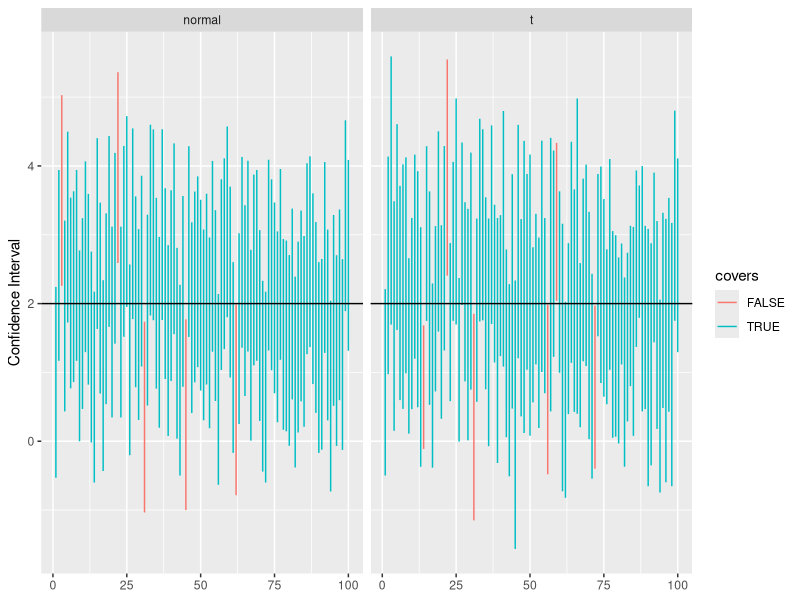
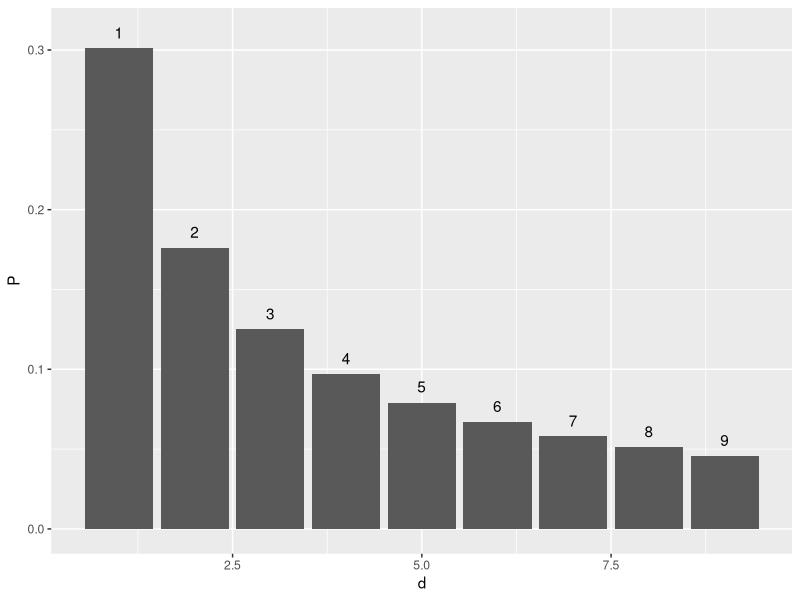
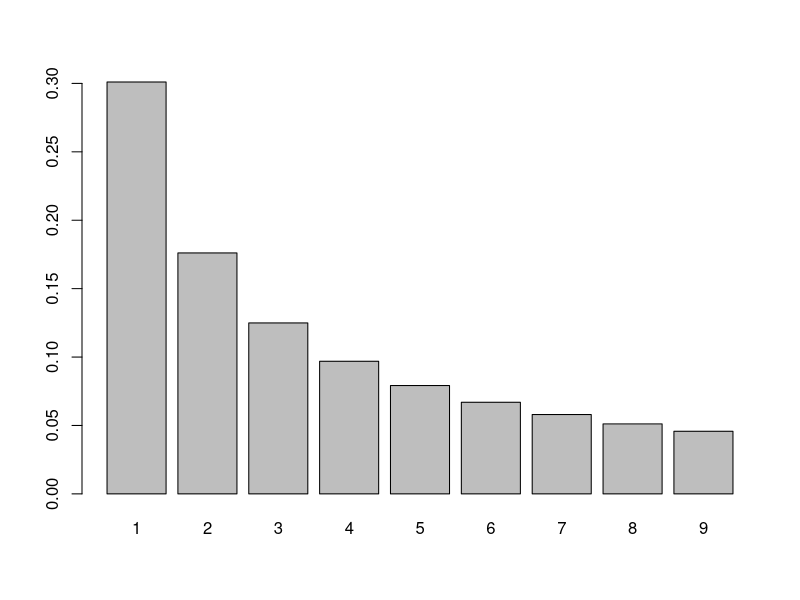
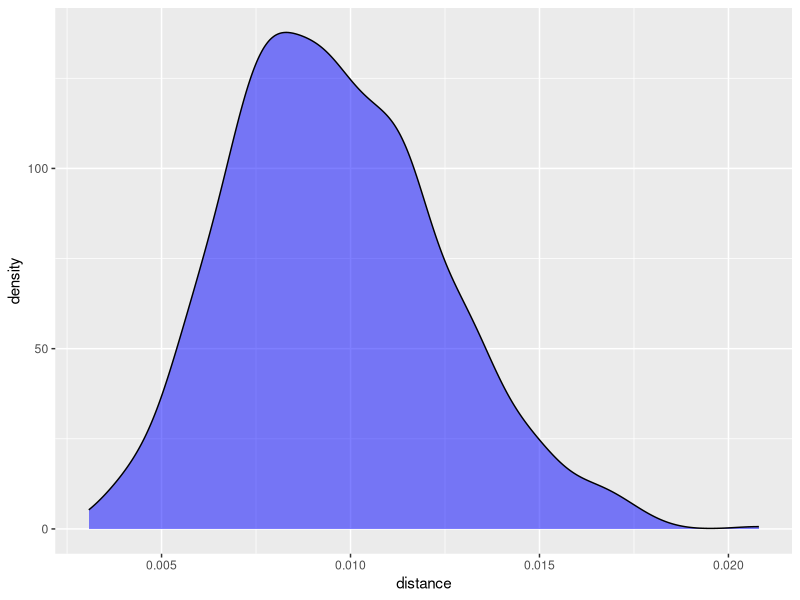
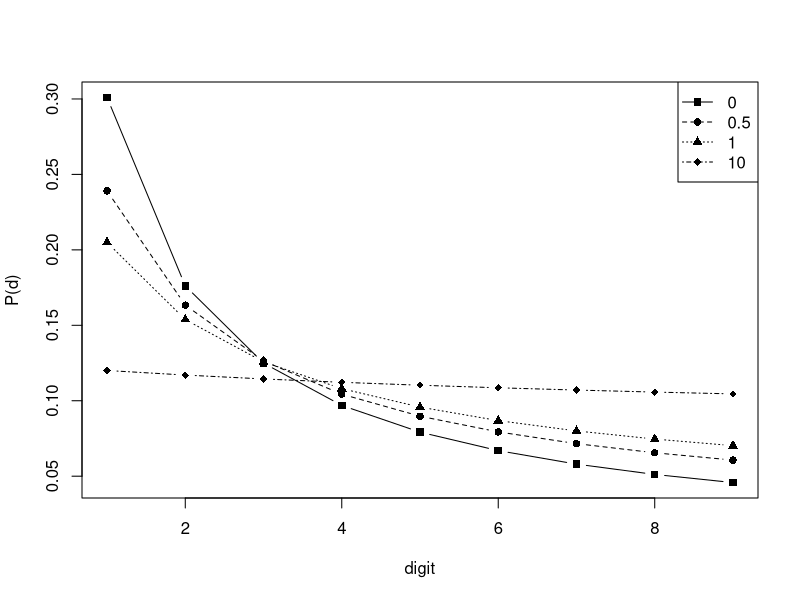
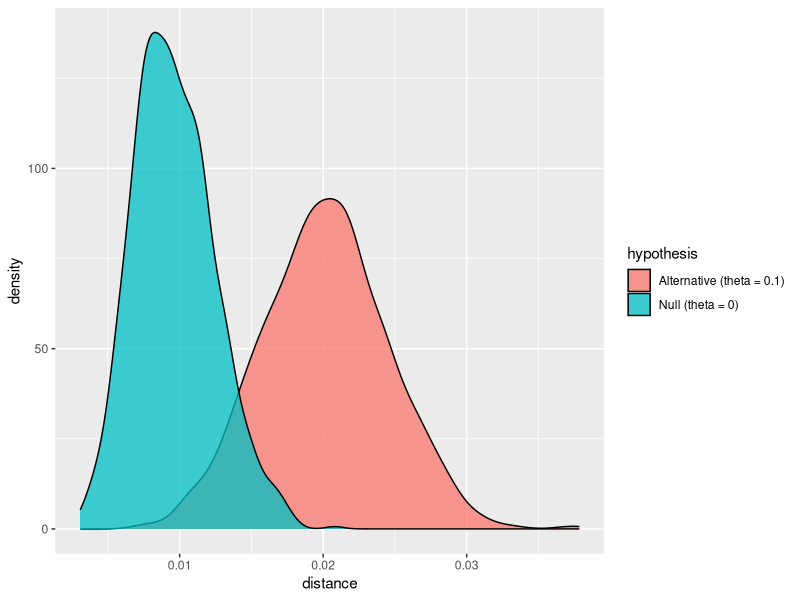
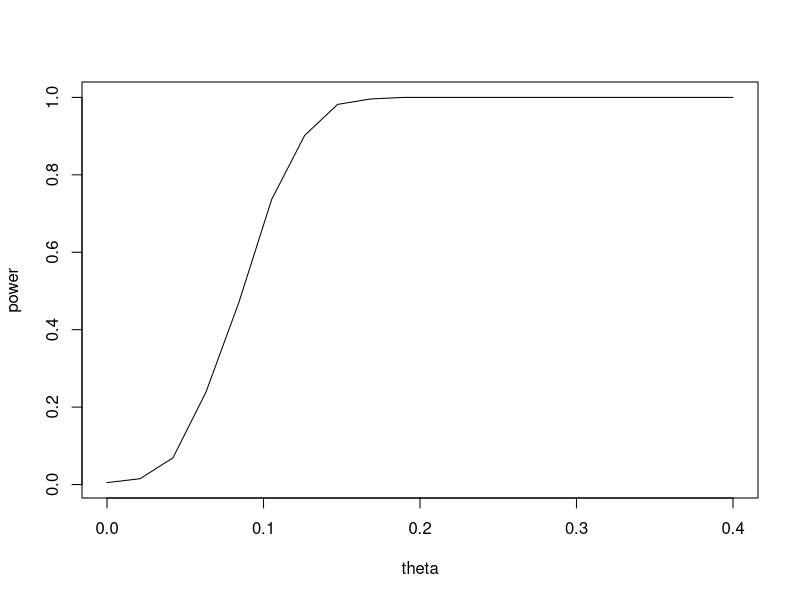

Write the R code that produced these figures, in order.
### R code from vignette source '/Users/mark/Documents/Professional/Teaching/sjtu/stats406-summer2021/lectures/week04/week04_monte_carlo_inference_continued/lecture-core.Rnw'

###################################################
### code chunk number 1: lecture-core.Rnw:52-56
###################################################
options(width = 60, digits = 4)
set.seed(49482)
library(tidyverse)
library(ggplot2)


###################################################
### code chunk number 2: lecture-core.Rnw:178-182
###################################################
alpha <- 0.05 ; k <- 10000 ; n <- 20
mu <- 2 # unknown truth
sigma2 <- 10 ; sigma <- sqrt(sigma2) # known variance
samples_norm <- rerun(k, rnorm(n, mean = mu, sd = sigma))


###################################################
### code chunk number 3: lecture-core.Rnw:185-188
###################################################
const_norm <- qnorm(1 - alpha/2) * (sigma / sqrt(n))
cis_norm <- map(samples_norm,
                ~ mean(.x) + c(-1, 1) * const_norm)


###################################################
### code chunk number 4: lecture-core.Rnw:191-194
###################################################
const_t <- qt(1 - alpha/2, df = n - 1) / sqrt(n)
cis_t <- map(samples_norm,
~ mean(.x) + c(-1, 1) * const_t * sd(.x))


###################################################
### code chunk number 5: lecture-core.Rnw:200-202
###################################################
map_dbl(cis_norm, ~ .x[1] <= mu && mu <= .x[2]) %>% mean
map_dbl(cis_t, ~ .x[1] <= mu && mu <= .x[2]) %>% mean


###################################################
### code chunk number 6: lecture-core.Rnw:207-209
###################################################
map_dbl(cis_norm, ~ .x[2] - .x[1]) %>% mean
map_dbl(cis_t, ~ .x[2] - .x[1]) %>% mean


###################################################
### code chunk number 7: lecture-core.Rnw:214-235
###################################################
cis_norm_100 <- cis_norm[1:100]
cis_t_100 <- cis_t[1:100]
cis_norm_100_covers <- map_lgl(cis_norm_100, ~ .x[1] <= mu && mu <= .x[2])
cis_t_100_covers <- map_lgl(cis_t_100, ~ .x[1] <= mu && mu <= .x[2])

df1 <- data.frame(low = map_dbl(cis_norm_100, ~ .x[1]),
                  high = map_dbl(cis_norm_100, ~ .x[2]),
                  order = 1:100,
                  type = "normal",
                  covers = cis_norm_100_covers)
df2 <- data.frame(low = map_dbl(cis_t_100, ~ .x[1]),
                  high = map_dbl(cis_t_100, ~ .x[2]),
                  order = 1:100,
                  type = "t",
                  covers = cis_t_100_covers)

df <- rbind(df1, df2)

ggplot(df, aes(x = order, color = covers)) + geom_segment(aes(y = low, yend = high, xend = order)) +
    geom_abline(intercept = mu, slope = 0) + facet_wrap(~ type) + labs(x = NULL, y = "Confidence Interval")



###################################################
### code chunk number 8: lecture-core.Rnw:266-270
###################################################
n <- 10000
x <- rcauchy(n)
y <- x > 1
ybar <- mean(y)


###################################################
### code chunk number 9: lecture-core.Rnw:273-274
###################################################
(norm_ci <- ybar + c(-1,1) * qnorm(0.975) * sqrt(ybar * (1 - ybar) / n))


###################################################
### code chunk number 10: lecture-core.Rnw:294-295
###################################################
theta_0 <- seq(0, 1, length.out = 1000)


###################################################
### code chunk number 11: lecture-core.Rnw:299-302
###################################################
a0 <- qbinom(0.025, size = n, prob = theta_0)
b0 <- qbinom(0.025, size = n, prob = theta_0,
             lower.tail = FALSE) - 1


###################################################
### code chunk number 12: lecture-core.Rnw:308-310
###################################################
w <- sum(y)
range(theta_0[a0 < w & w < b0])


###################################################
### code chunk number 13: lecture-core.Rnw:314-315
###################################################
norm_ci


###################################################
### code chunk number 14: lecture-core.Rnw:332-336
###################################################
theta <- 0.25
n <- 20
k <- 1000
xs <- rbinom(k, size = n, prob =  theta)


###################################################
### code chunk number 15: lecture-core.Rnw:340-347
###################################################
tints <- map(xs, function(x) {
    if (x == 0 || x == n) {
        return(c(0, 1)) # can't estimate
    } else {
       return(t.test(c(rep(1, x), rep(0, n - x)))$conf.int)
    }
})


###################################################
### code chunk number 16: lecture-core.Rnw:350-352
###################################################
bints <- map(xs, ~ binom.test(.x, n)$conf.int)
pints <- map(xs, ~ prop.test(.x, n)$conf.int)


###################################################
### code chunk number 17: lecture-core.Rnw:359-363
###################################################
cover <- function(x) { x[1] <= theta && theta <= x[2] }
(tcover <- map_dbl(tints, cover) %>% mean)
(bcover <- map_dbl(bints, cover) %>% mean)
(pcover <- map_dbl(pints, cover) %>% mean)


###################################################
### code chunk number 18: lecture-core.Rnw:368-371
###################################################
(twidth <- map_dbl(tints, diff) %>% mean)
(bwidth <- map_dbl(bints, diff) %>% mean)
(pwidth <- map_dbl(pints, diff) %>% mean)


###################################################
### code chunk number 19: lecture-core.Rnw:402-405
###################################################
dbenford <- function(x) {
    ifelse(x >= 1 & x <= 9, log((x + 1)/ x, base = 10), 0)
}


###################################################
### code chunk number 20: lecture-core.Rnw:410-412
###################################################
ggplot(data.frame(d = 1:9, P = dbenford(1:9)), aes(x = d, y = P)) + geom_col() + geom_text(aes(label = d, y = P + 0.01))
barplot(dbenford(1:9), names.arg = 1:9)


###################################################
### code chunk number 21: lecture-core.Rnw:419-420
###################################################
pol_digits <- c(23.3, 21.1, 8.5, 11.7, 9.5, 4.2, 3.7, 4.0, 14.1) / 100


###################################################
### code chunk number 22: lecture-core.Rnw:424-425
###################################################
distance <- function(v)  { sqrt(sum((v - dbenford(1:9))^2)) }


###################################################
### code chunk number 23: lecture-core.Rnw:433-434
###################################################
(observed_dist <- distance(pol_digits))


###################################################
### code chunk number 24: lecture-core.Rnw:441-451
###################################################
rbenford <- function(n) {
  sample(1:9, size = n, prob = dbenford(1:9), replace = TRUE)
}
n <- 8396
compute_test_statistic <- function(ds) {
    probs <- hist(ds, breaks = 0:9, plot = FALSE)$density
    distance(probs)
}
null_distances <- replicate(1000,
                             compute_test_statistic(rbenford(n)))


###################################################
### code chunk number 25: lecture-core.Rnw:458-459
###################################################
ggplot(data.frame(distance = null_distances), aes(x = distance)) + geom_density(fill = "blue", alpha = 0.5)


###################################################
### code chunk number 26: lecture-core.Rnw:502-506
###################################################
alt_dist <- function(theta) { 
  a <- (10 * (1 + theta) / (10 + theta))^(1/9)
  log10(a * (1:9 + theta + 1) / (1:9 + theta))
}


###################################################
### code chunk number 27: lecture-core.Rnw:511-516
###################################################
plot(1:9, alt_dist(0), type = 'b', xlab = "digit", ylab = "P(d)", pch = 15)
points(alt_dist(0.5), type = 'b', lty = 2, pch = 16)
points(alt_dist(1), type = 'b', lty = 3, pch = 17)
points(alt_dist(10), type = 'b', lty = 4, pch = 18)
legend("topright", legend = c(0, 0.5, 1, 10), lty = 1:4, pch = 15:19)


###################################################
### code chunk number 28: lecture-core.Rnw:521-527
###################################################
alt_0.1 <- replicate(1000, {
    a_sample <- sample(1:9, size = n, replace = TRUE, 
                       prob = alt_dist(0.1))
    compute_test_statistic(a_sample)
})



###################################################
### code chunk number 29: lecture-core.Rnw:531-537
###################################################

ggplot(data.frame(distance = c(null_distances, alt_0.1),
                  hypothesis = c(rep("Null (theta = 0)", length(null_distances)),
                                 rep("Alternative (theta = 0.1)", length(alt_0.1)))),
       aes(x = distance, fill = hypothesis)) + geom_density(alpha = 0.75)



###################################################
### code chunk number 30: lecture-core.Rnw:542-543
###################################################
(p_value <- mean(null_distances >= observed_dist)) # P(T > t)


###################################################
### code chunk number 31: lecture-core.Rnw:552-554
###################################################
(rejection_cutoff <- quantile(null_distances, 0.999))
mean(alt_0.1 >= rejection_cutoff)


###################################################
### code chunk number 32: lecture-core.Rnw:563-572
###################################################
thetas <- seq(0, 0.4, length.out = 20)
power_curve <- map_dbl(thetas, function(theta) {
    alt <- replicate(1000, {
        a_sample <- sample(1:9, size = n, 
                           replace = TRUE, prob = alt_dist(theta))
        compute_test_statistic(a_sample)
    })
    mean(alt >= rejection_cutoff)
})


###################################################
### code chunk number 33: lecture-core.Rnw:578-579
###################################################
plot(thetas, power_curve, type = 'l', xlab = "theta", ylab = "power")


